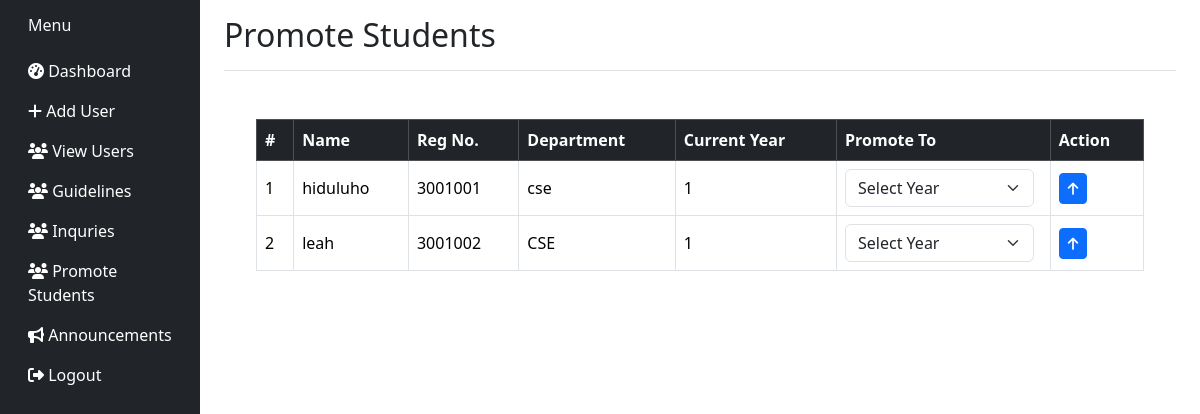
Page /super_admin/promote-students/ on the committed database.
### apps/pages/models.py (models this page shows, shortened)
class Student(models.Model):
    user = models.OneToOneField(User, on_delete=models.CASCADE, related_name='student_profile')
    reg_number = models.CharField(max_length=20, unique=True)
    name = models.CharField(max_length=100, default='Sample')
    enrollment_year = models.PositiveIntegerField()
    program = models.CharField(max_length=100)
    phone_number = models.CharField(max_length=15, blank=True)
    gender = models.CharField(max_length=10, choices=[("Male", "Male"), ("Female", "Female")], blank=True)
    date_of_birth = models.DateField(null=True, blank=True)
    department = models.CharField(max_length=100, default='General')
    year = models.ForeignKey('Year', on_delete=models.SET_NULL, null=True, blank=True, related_name='students')

class Year(models.Model):
    number = models.PositiveSmallIntegerField(unique=True)
    label = models.CharField(max_length=20)

### apps/pages/super_admin.py (the view)
# urls.py: path('super_admin/promote-students/', super_admin.promote_students, name='promote_students'),
def promote_students(request):
    students = Student.objects.select_related('user', 'year')  # Efficient fetch
    years = Year.objects.all()  # Fetch all year options
    return render(request, 'super_admin/promote_students_page.html', {
        'students': students,
        'years': years
    })

### templates/super_admin/promote_students_page.html (shortened to what this page needs)
{% load static %}
<!DOCTYPE html>
<html lang="en">
<head>
    <link href="https://cdn.jsdelivr.net/npm/bootstrap@5.3.2/dist/css/bootstrap.min.css" rel="stylesheet">
    <link href="https://cdnjs.cloudflare.com/ajax/libs/font-awesome/6.5.0/css/all.min.css" rel="stylesheet">
</head>
<body>
    <div aria-live="polite" aria-atomic="true" class="position-relative">
        <div class="toast-container position-fixed top-0 end-0 p-3" id="toastContainer"></div>
    </div>
    <div class="container-fluid">
        <div class="row">
            <nav class="col-md-3 col-lg-2 d-md-block bg-dark sidebar collapse">
                {% include 'super_admin/partial/sidebar.html' %}
            </nav>
            <main class="col-md-9 ms-sm-auto col-lg-10 px-md-4">
                <div
                    class="d-flex justify-content-between flex-wrap flex-md-nowrap align-items-center pt-3 pb-2 mb-3 border-bottom">
                    <h1 class="h2">Promote Students</h1>
                </div>
                <div class="content">
                    <div class="table-responsive">
                        <table class="table table-bordered table-hover align-middle">
                            <thead class="table-dark">
                                <tr>
                                    <th>#</th>
                                    <th>Name</th>
                                    <th>Reg No.</th>
                                    <th>Department</th>
                                    <th>Current Year</th>
                                    <th>Promote To</th>
                                    <th>Action</th>
                                </tr>
                            </thead>
                            <tbody>
                                {% for student in students %}
                                <tr>
                                    <td>{{ forloop.counter }}</td>
                                    <td>{{ student.name }}</td>
                                    <td>{{ student.reg_number }}</td>
                                    <td>{{ student.department }}</td>
                                    <td>{{ student.year.number }}</td>
                                    <td>
                                        <form method="post" action="{% url 'promote_student' %}" class="d-flex">
                                            <select name="new_year_id" class="form-select me-2" required>
                                                <option value="">Select Year</option>
                                            </select>
                                    </td>
                                    <td>
                                        <button type="submit" class="btn btn-primary btn-sm" title="Promote">
                                            <i class="fas fa-arrow-up"></i>
                                        </button>
                                    </td>
                                </tr>
                                {% empty %}
                                <tr>
                                    <td colspan="7" class="text-center">No students found.</td>
                                </tr>
                                {% endfor %}
                            </tbody>
                        </table>
                    </div>
                </div>
            </main>
        </div>
    </div>
</body>
</html>

### templates/super_admin/promote_students_page.html (style rules this page uses)
body { overflow-x: hidden; }
.sidebar { min-height: 100vh; background-color: #343a40; }
.content { padding: 2rem; }

### rows in the picture
Student: name "hiduluho", reg_number "3001001", department "cse", year.number "1"
Student: name "leah", reg_number "3001002", department "CSE", year.number "1"
